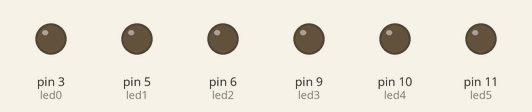
The sketch below on a simulated Arduino Uno, built with avr-gcc and run on an emulated ATmega328P. Parts: output pins drawn as LEDs (lit = HIGH).

Above: at 0.05 s.
At 1.4 s:
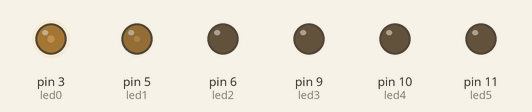
At 2.05 s:
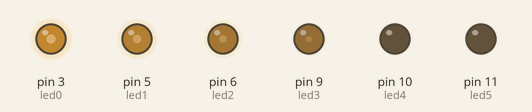
At 2.75 s:
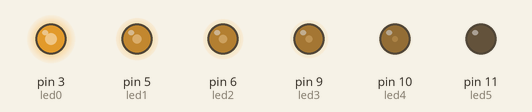
At 4.1 s:
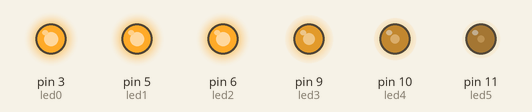
At 5.5 s:
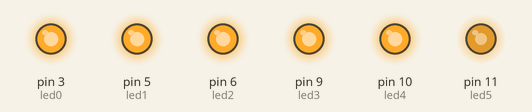
Timing chart, 0 to 7.2 s (numbered marks = the images above):
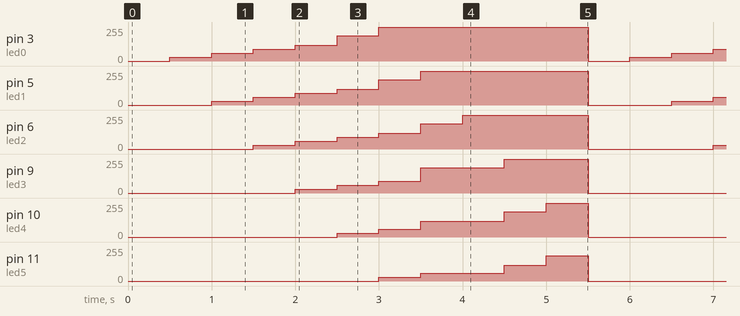

Measured:
- by itself, pin 5 (led1): repeats every 5.5 s: 60/255 0.50 s, 90/255 0.50 s, 120/255 0.50 s, 190/255 0.50 s, 255/255 2.0 s, 0/255 1.0 s, 30/255 0.50 s
- by itself, pin 6 (led2): repeats every 5.5 s: 60/255 0.50 s, 90/255 0.50 s, 120/255 0.50 s, 190/255 0.50 s, 255/255 1.5 s, 0/255 1.5 s, 30/255 0.50 s
- by itself, pin 9 (led3): repeats every 5.5 s: 60/255 0.50 s, 90/255 0.50 s, 190/255 1.0 s, 255/255 1.0 s, 0/255 2.0 s, 30/255 0.50 s
- by itself, pin 10 (led4): repeats every 5.5 s: 60/255 0.50 s, 120/255 1.0 s, 190/255 0.50 s, 255/255 0.50 s, 0/255 2.5 s, 30/255 0.50 s
- by itself, pin 11 (led5): repeats every 5.5 s: 60/255 1.0 s, 120/255 0.50 s, 190/255 0.50 s, 0/255 3.0 s, 30/255 0.50 s
- by itself, pin 3 (led0): repeats every 5.5 s: 60/255 0.50 s, 90/255 0.50 s, 120/255 0.50 s, 190/255 0.50 s, 255/255 2.5 s, 0/255 0.50 s, 30/255 0.50 s

The sketch:

PROGRAMA_2.ino
```cpp
/**********************************************************************************
**                                                                               **
**                                 Fade LEDs                                     **
**                                                                               **
**                                                                               **
**********************************************************************************/

//********** Includes *************************************************************

//********** Variables ************************************************************
const int led0 = 3;          // donar nom al pin 3 de l’Arduino
const int led1 = 5;          // donar nom al pin 5 de l’Arduino
const int led2 = 6;          // donar nom al pin 6 de l’Arduino
const int led3 = 9;          // donar nom al pin 9 de l’Arduino
const int led4 = 10;         // donar nom al pin 10 de l’Arduino
const int led5 = 11;

int velocitat = 500;         // velocitat de l'acció en ms

//********** Setup ****************************************************************
void setup()
{
  pinMode(led0, OUTPUT);     // definir el pin 3 com una sortida
  pinMode(led1, OUTPUT);     // definir el pin 5 com una sortida
  pinMode(led2, OUTPUT);     // definir el pin 6 com una sortida
  pinMode(led3, OUTPUT);     // definir el pin 9 com una sortida
  pinMode(led4, OUTPUT);     // definir el pin 10 com una sortida
  pinMode(led5, OUTPUT);     // definir el pin 11 com una sortida
}

//********** Loop *****************************************************************
void loop()
{
  analogWrite(led0, 0);
  analogWrite(led1, 0);
  analogWrite(led2, 0);
  analogWrite(led3, 0);
  analogWrite(led4, 0);
  analogWrite(led5, 0);

  delay(velocitat);

 // Valors utilitzats : 30,60,90,120 , 190 ,255

  analogWrite(led0, 30);
  analogWrite(led1, 0);
  analogWrite(led2, 0);
  analogWrite(led3, 0);
  analogWrite(led4, 0);
  analogWrite(led5, 0);

  delay(velocitat);

  analogWrite(led0, 60);
  analogWrite(led1, 30);
  analogWrite(led2, 0);
  analogWrite(led3, 0);
  analogWrite(led4, 0);
  analogWrite(led5, 0);

  delay(velocitat);

  analogWrite(led0, 90);
  analogWrite(led1, 60);
  analogWrite(led2, 30);
  analogWrite(led3, 0);
  analogWrite(led4, 0);
  analogWrite(led5, 0);

  delay(velocitat);

  analogWrite(led0, 120);
  analogWrite(led1, 90);
  analogWrite(led2, 60);
  analogWrite(led3, 30);
  analogWrite(led4, 0);
  analogWrite(led5, 0);

   delay(velocitat);
  analogWrite(led0, 190);
  analogWrite(led1, 120);
  analogWrite(led2, 90);
  analogWrite(led3, 60);
  analogWrite(led4, 30);
  analogWrite(led5, 0);

 delay(velocitat);

  analogWrite(led0, 255);
  analogWrite(led1, 190);
  analogWrite(led2, 120);
  analogWrite(led3, 90);
  analogWrite(led4, 60);
  analogWrite(led5, 30);


    delay(velocitat);

  analogWrite(led0, 255);
  analogWrite(led1, 255);
  analogWrite(led2, 190);
  analogWrite(led3, 190);
  analogWrite(led4, 120);
  analogWrite(led5, 60);

    delay(velocitat);

   analogWrite(led0, 255);
  analogWrite(led1, 255);
  analogWrite(led2, 255);
  analogWrite(led3, 190);
  analogWrite(led4, 120);
  analogWrite(led5, 60);

   delay(velocitat);
  analogWrite(led0, 255);
  analogWrite(led1, 255);
  analogWrite(led2, 255);
  analogWrite(led3, 255);
  analogWrite(led4, 190);
  analogWrite(led5, 120);
   delay(velocitat);
  analogWrite(led0, 255);
  analogWrite(led1, 255);
  analogWrite(led2, 255);
  analogWrite(led3, 255);
  analogWrite(led4, 255);
  analogWrite(led5, 190);
   delay(velocitat);
  analogWrite(led0, 255);
  analogWrite(led1, 255);
  analogWrite(led2, 255);
  analogWrite(led3, 255);
  analogWrite(led4, 255);
  analogWrite(led5, 255);
}

//********** Funcions *************************************************************
```
